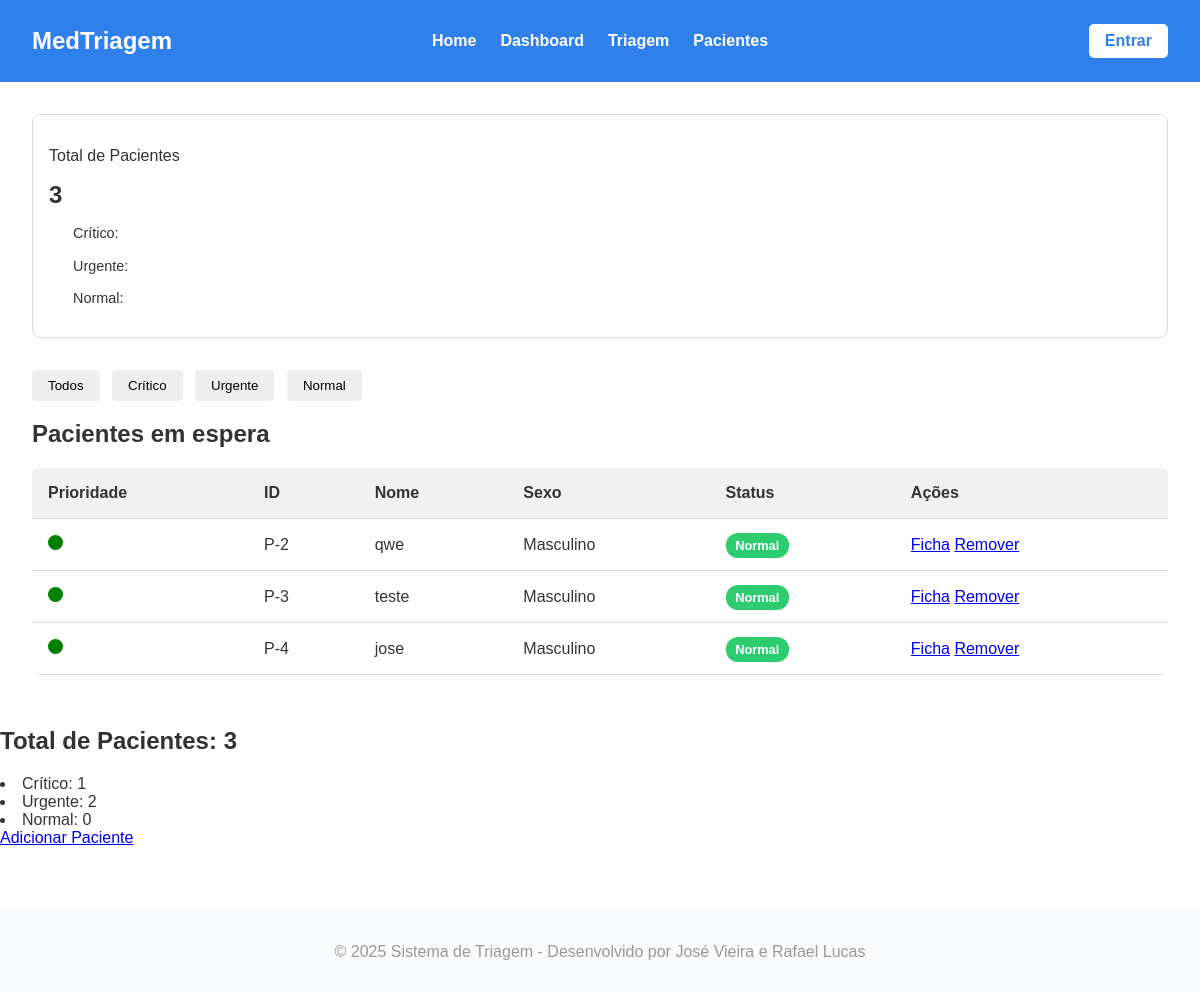
/master/listar/, run on an earlier commit of the app's database.
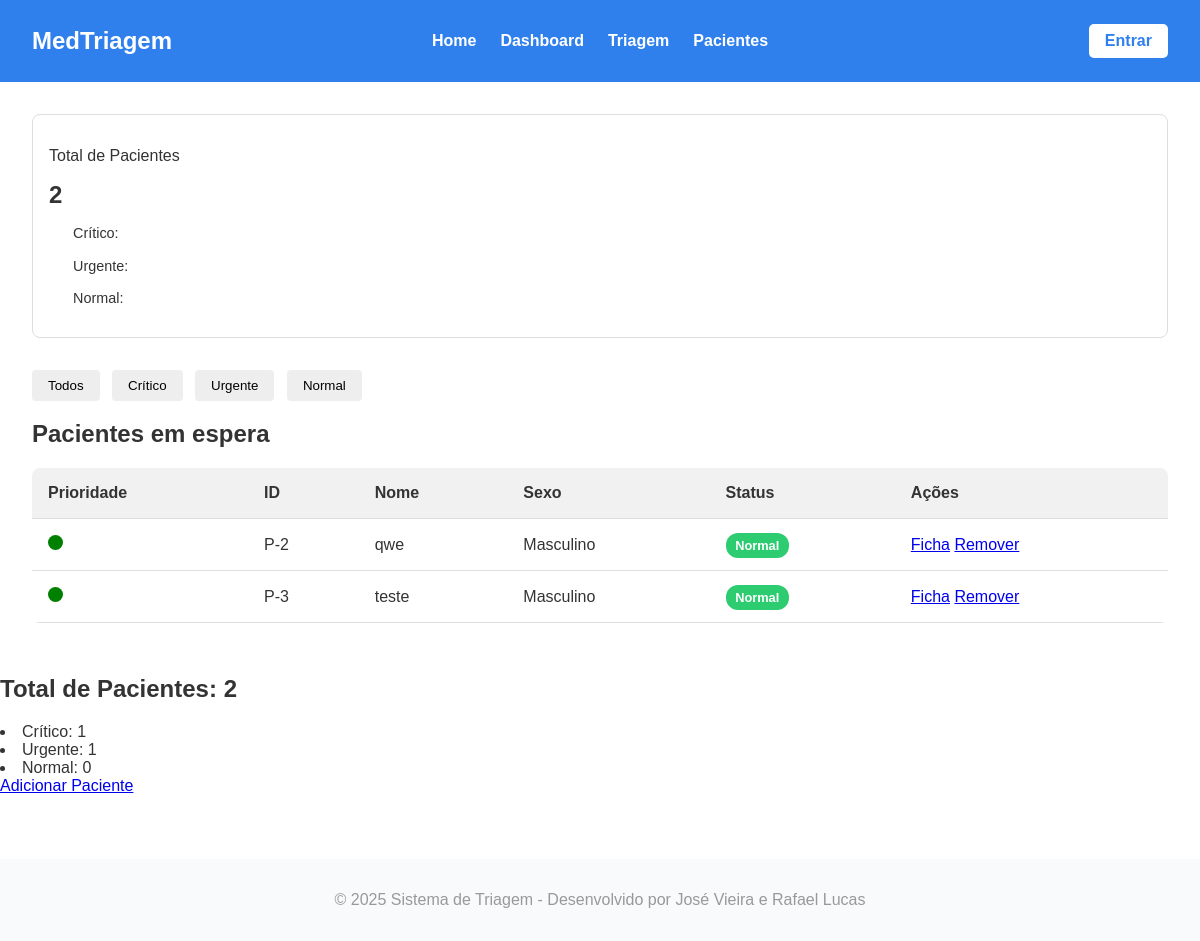
And on a later commit of the database.
### triagem/models.py (models this page shows, shortened)
class Paciente(models.Model):
    Sexualidade = [
        ('Masculino', 'Masculino'),
        ('Feminino', 'Feminino'),
    ]
    Convenios = [
        ('SUS', 'SUS'),
        ('Unimed', 'Unimed'),
        ('Hapvida', 'Hapvida'),
        ('Amil', 'Amil'),
        ('Bradesco Saude', 'Bradesco Saude'),
    ]
    Status = [
        ('Aguardando', 'Aguardando'),
        ('Em atendimento', 'Em atendimento'),
        ('Concluido', 'Concluido'),
    ]
    Sintomas = [
        ('Febre', 'Febre'),
        ('Dor de Cabeça', 'Dor de Cabeça'),
        ('Falta de Ar', 'Falta de Ar'),
        ('Náusea/Vômito', 'Náusea/Vômito'),
        ('Tontura', 'Tontura'),
        ('Fraqueza', 'Fraqueza'),
    ]
    Risco = [
        ('Vermelho', 'Emergência'),
        ('Laranja', 'Muito Urgente'),
        ('Amarelo', 'Urgente'),
        ('Verde', 'Pouco Urgente'),
        ('Azul', 'Não Urgente'),
    ]
    nome = models.CharField(max_length=100)
    idade = models.CharField(max_length=3)
    sexo = models.CharField(choices=Sexualidade, max_length=50)
    cpf = models.CharField(max_length=11)
    convenio = models.CharField(choices=Convenios, max_length=50)
    hora_chegada = models.TimeField(blank=True, null=True)
    temperatura = models.CharField(max_length=2)
    pulso = models.CharField(max_length=2)
    queixa = models.CharField(max_length=1000)
    dor = models.IntegerField(validators=[MinValueValidator(0), MaxValueValidator(10)])
    inicio_sintomas = models.DateField(blank=True, null=True)
    sintomas_associados = models.CharField(choices=Sintomas, max_length=50)
    observacoes = models.CharField(blank=True, null=True, max_length=1000)
    classificacao = models.CharField(choices=Risco, max_length=50)
    status_atendimento = models.CharField(max_length=20, choices=Status, default='Esperando')
    @property
    def status(self):
        if self.classificacao == 'Vermelho':
            return 'Crítico'
        elif self.classificacao in ['Laranja', 'Amarelo']:
            return 'Urgente'
        else:
            return 'Normal'

### triagem/views.py (the view)
# urls.py: path('listar/', list_view, name='listar'),
def list_view(request):
    pacientes = Paciente.objects.all()
    status_contagem = Counter(p.status for p in pacientes)
    return render(request, 'site/listar.html', {
        'pacientes': pacientes,
        'status_contagem': status_contagem
    })

### triagem/templates/site/listar.html (shortened to what this page needs)
{% load static %}
<!DOCTYPE html>
<html lang="pt-br">
<head>
    <link rel="stylesheet" href="{% static 'front/css/base.css' %}?v=2">
    <link rel="stylesheet" href="{% static 'front/css/listar.css' %}?v=2">
</head>
<body>
    <header>
        <h1><a href="{% url 'hosp:index' %}">MedTriagem</a></h1>
        <nav class="menu-links">
            <a href="{% url 'hosp:index' %}" ><p>Home</p></a>
            <a href="{% url 'hosp:listar' %}" ><p>Dashboard</p></a>
            <a href="{% url 'hosp:criar' %}" ><p>Triagem</p></a>
            <a href="{% url 'hosp:listar' %}" ><p>Pacientes</p></a>
        </nav>
         <div class="entrar">
            <a href="{% url 'hosp:listar' %}" class="btn-entrar">Entrar</a>
        </div>
    </header>
    <main class="dashboard-container">
        <section class="cards">
            <div class="card">
                <p>Total de Pacientes</p>
                <h2>{{ pacientes|length }}</h2></h2>
                <div class="prioridades">
                    <p><span class="dot red"></span> Crítico: {{ total_critico}}</p>
                    <p><span class="dot yellow"></span> Urgente: {{ total_urgente}}</p>
                    <p><span class="dot green"></span> Normal: {{ total_normal}}</p>
                </div>
            </div>
        </section>
        <div class="filtros">
            <button class="filtro-btn ativo">Todos</button>
            <button class="filtro-btn">Crítico</button>
            <button class="filtro-btn">Urgente</button>
            <button class="filtro-btn">Normal</button>
        </div>
        <section class="table-section">
            <h2>Pacientes em espera</h2>
            <table>
                <thead>
                    <tr>
                        <th>Prioridade</th>
                        <th>ID</th>
                        <th>Nome</th>
                        <th>Sexo</th>
                        <th>Status</th>
                        <th>Ações</th>
                    </tr>
                </thead>
                <tbody>
                    {% for paciente in pacientes %}
                    <tr>
                        <td>
                            {% if paciente.prioridade|lower == "critico" %}
                                <span class="dot critico"></span>
                            {% elif paciente.prioridade|lower == "urgente" %}
                                <span class="dot urgente"></span>
                            {% else %}
                                <span class="dot normal"></span>
                            {% endif %}
                        </td>
                        <td>P-{{ paciente.id }}</td>
                        <td>{{ paciente.nome }}</td>
                        <td>{{ paciente.sexo }}</td>
                        <td>
                           {% if paciente.prioridade|lower == "critico" %}
                                <span class="status-tag critico">Crítico</span>
                            {% elif paciente.prioridade|lower == "urgente" %}
                                <span class="status-tag urgente">Urgente</span>
                            {% else %}
                                <span class="status-tag normal">Normal</span>
                            {% endif %}
                        </td>
                        <td>
                            <a href="{% url 'hosp:mostrar' paciente.id %}">Ficha</a>
                            <a href="{% url 'hosp:deletar' paciente.id %}" onclick="return confirm('Tem certeza disso?')">Remover</a>
                        </td>
                    </tr>
                    {% endfor %}
                </tbody>
            </table>
        </section>
    </main>
    <h2>Total de Pacientes: {{ pacientes|length }}</h2>
    <li>Crítico: {{ status_contagem.Crítico|default:0 }}</li>
    <li>Urgente: {{ status_contagem.Urgente|default:0 }}</li>
    <li>Normal: {{ status_contagem.Normal|default:0 }}</li>
    <a href="{% url 'hosp:criar' %}">Adicionar Paciente</a>
    <footer>
        <p>© 2025 Sistema de Triagem - Desenvolvido por José Vieira e Rafael Lucas</p>
    </footer>
</body>
</html>

What changed in the data, as far as the page shows it:
removed Paciente: id "4", nome "jose", sexo "Masculino"
Also different on the page:
{{ pacientes|length }}: "3" → "2"
{{ status_contagem.Urgente|default:0 }}: "2" → "1"
